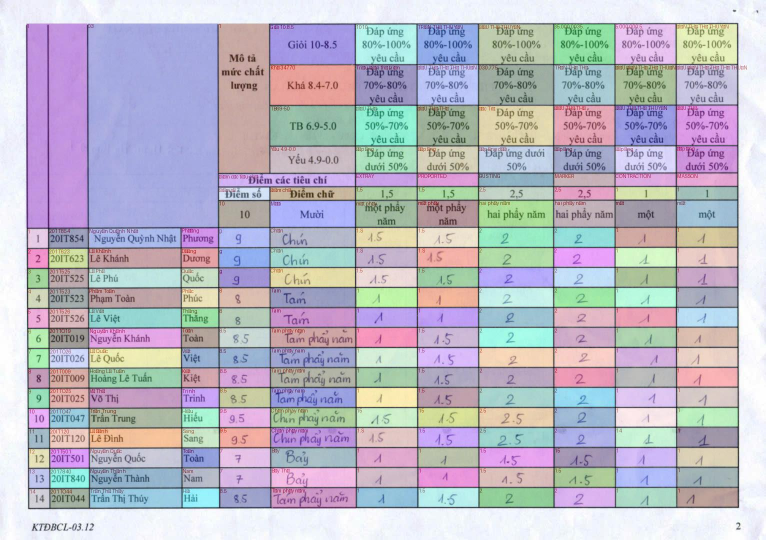
#> input picture image_color/0102184da2e04a0586d398a98fe0f1c4.jpg, 1532 x 1080 px (shown at 1/2 size)
$ python -i imageprocessing.py   (imports and definitions only)
#> lines starting #> are read from the running program, lines starting #| are printed output that depends on the picture
import cv2
import numpy as np

def enhance_text_image(image):
    img = np.array(image)

    if len(img.shape) == 2:
        gray = img
    elif img.shape[2] == 1:
        gray = img[:, :, 0]
    else:
        gray = cv2.cvtColor(img, cv2.COLOR_RGB2GRAY)
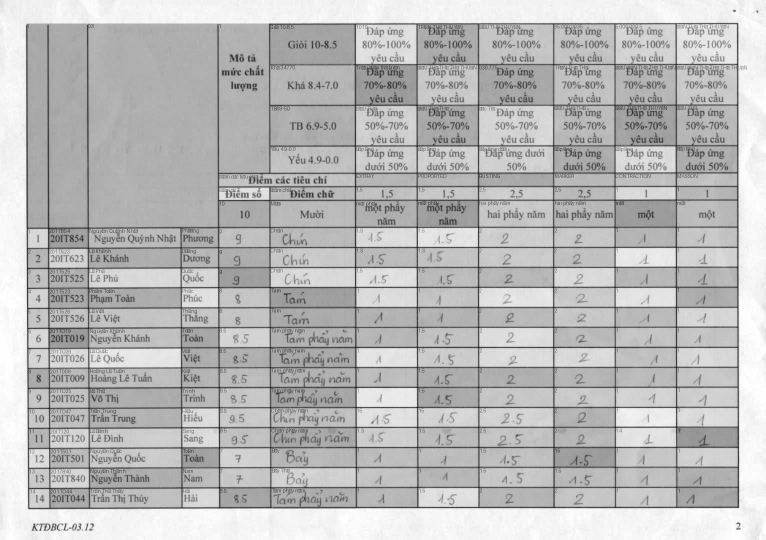
#> gray: shape (1080, 1532) (shown at 1/2 size); min 0, max 255, mean 185.7

    clahe = cv2.createCLAHE(clipLimit=2.0, tileGridSize=(4, 4))
    enhanced_contrast = clahe.apply(gray)
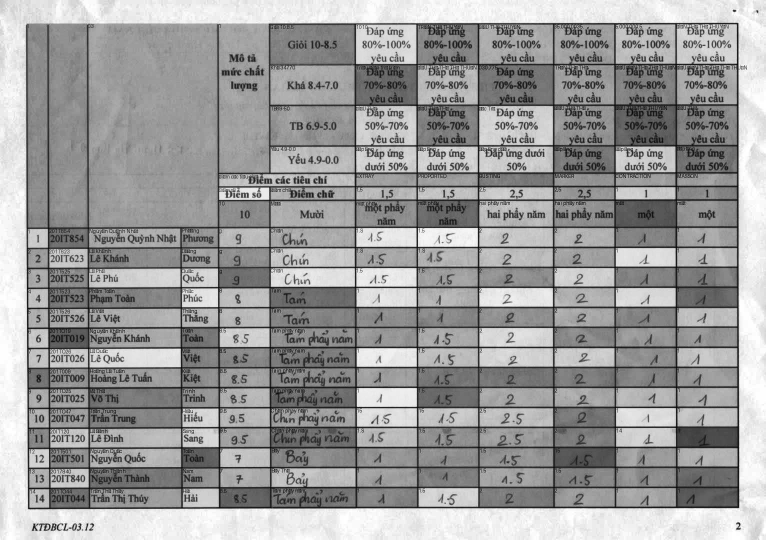
#> enhanced_contrast: shape (1080, 1532) (shown at 1/2 size); min 0, max 255, mean 155.6

    denoised = cv2.GaussianBlur(enhanced_contrast, (3, 3), 0)

    sharp = cv2.addWeighted(denoised, 1.7, cv2.GaussianBlur(denoised, (0, 0), 3), -0.3, 0)
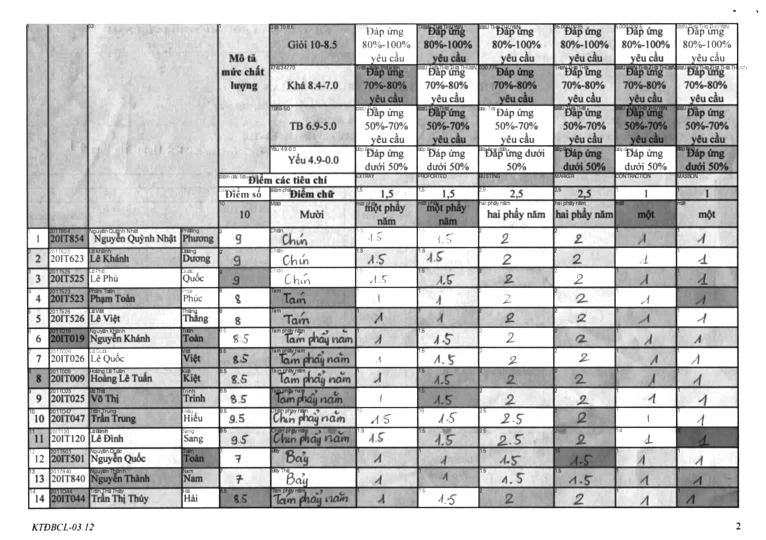
#> sharp: shape (1080, 1532) (shown at 1/2 size); min 0, max 255, mean 199.7

    gamma = 1.3
    gamma_correction = np.array(255 * (sharp / 255) ** gamma, dtype="uint8")
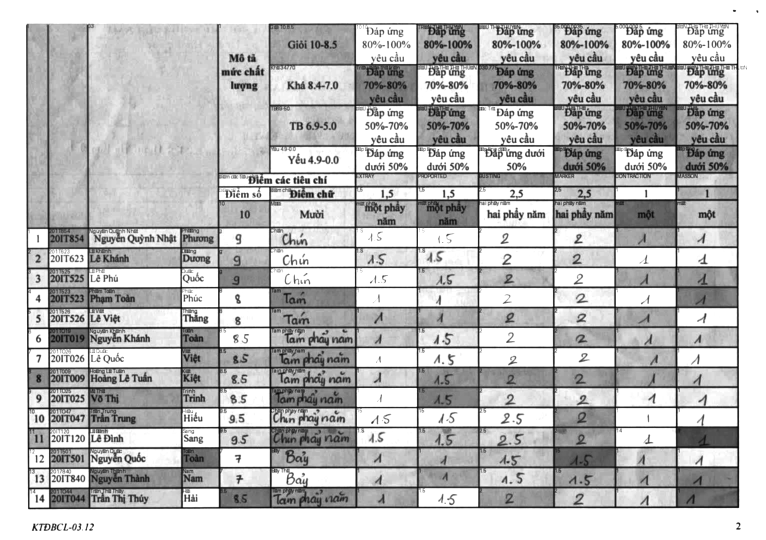
#> gamma_correction: shape (1080, 1532) (shown at 1/2 size); min 0, max 255, mean 189

    gamma_correction = cv2.resize(gamma_correction, None, fx=2, fy=2, interpolation=cv2.INTER_CUBIC)
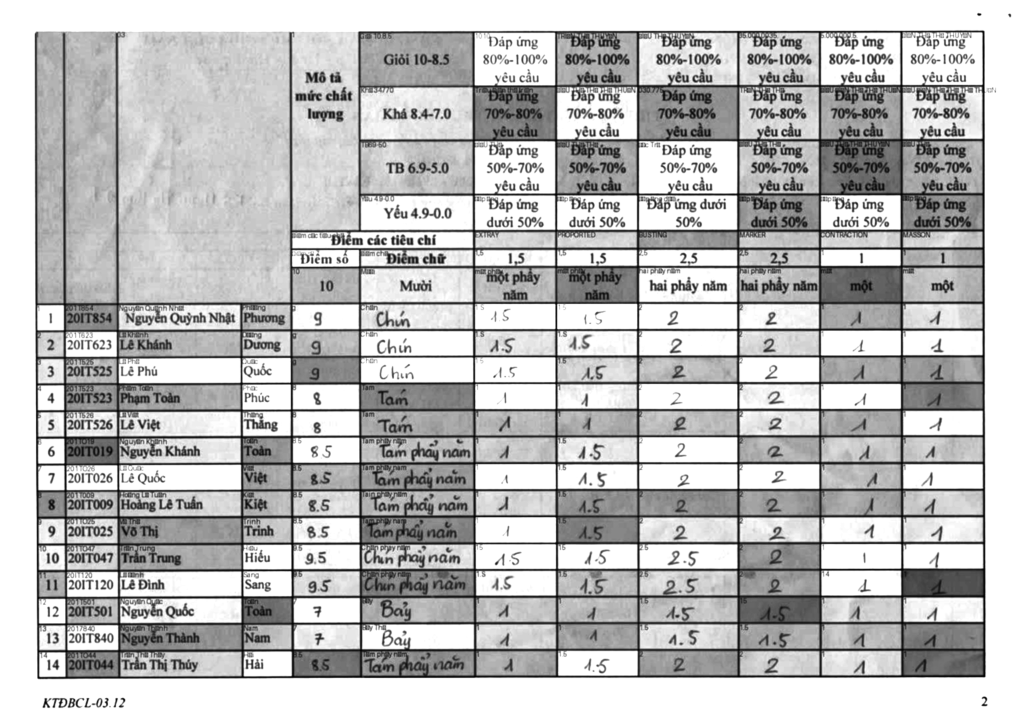
#> gamma_correction: shape (2160, 3064) (shown at 1/3 size); min 0, max 255, mean 188.9

    return gamma_correction

>>> import cv2
>>> picture = cv2.cvtColor(cv2.imread('../image_color/0102184da2e04a0586d398a98fe0f1c4.jpg'), cv2.COLOR_BGR2RGB)
>>> result = enhance_text_image(picture)

$ run again, on image_color/090f3b00ef4949b5a7c836e92efd38b4.jpg
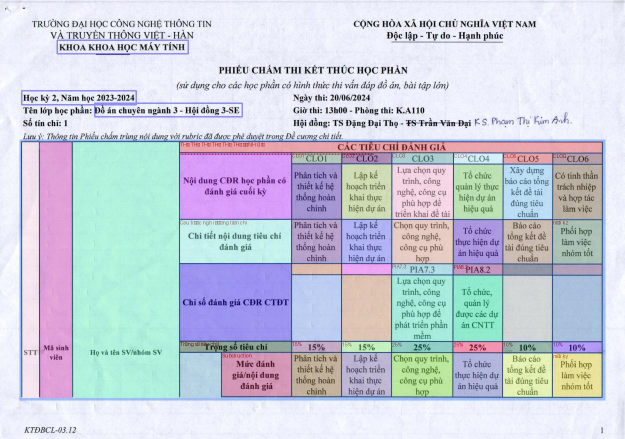
#> input picture image_color/090f3b00ef4949b5a7c836e92efd38b4.jpg, 1249 x 878 px (shown at 1/2 size)
#> in enhance_text_image, `enhanced_contrast = clahe.apply(gray)`:
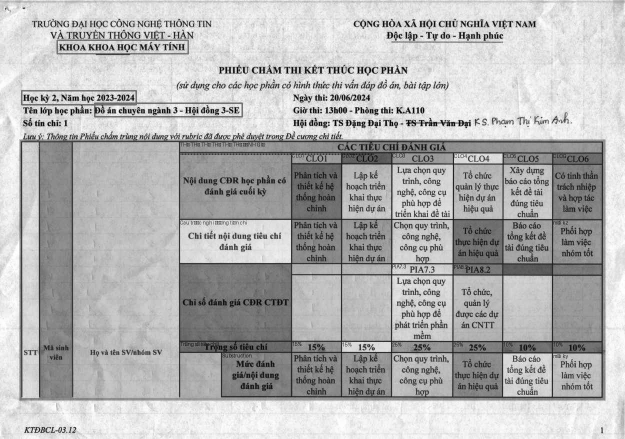
#> enhanced_contrast: shape (878, 1249) (shown at 1/2 size); min 0, max 255, mean 180.7
#> in enhance_text_image, `gamma_correction = cv2.resize(gamma_correction, None, fx=2, fy=2, inte..`:
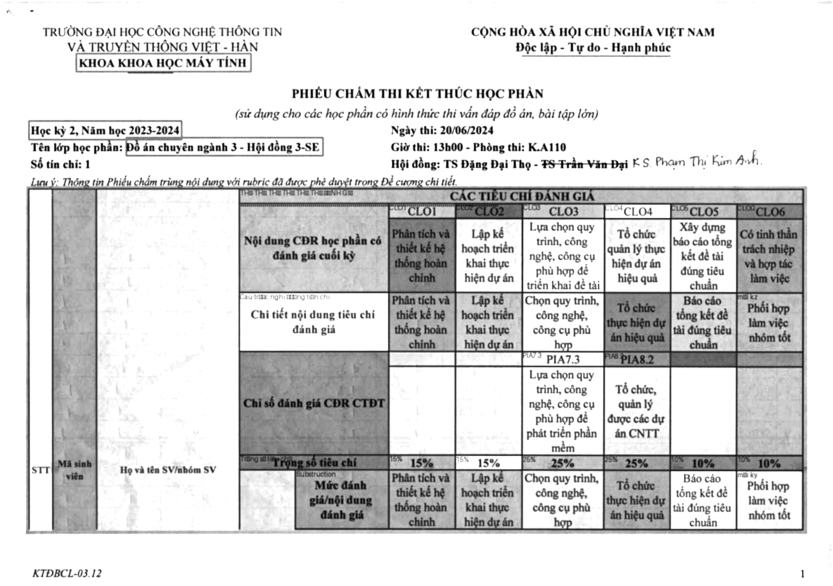
#> gamma_correction: shape (1756, 2498) (shown at 1/3 size); min 0, max 255, mean 215.7

$ run again, on image_color/0d0bc03a91434add9845b9b5e175664e.jpg
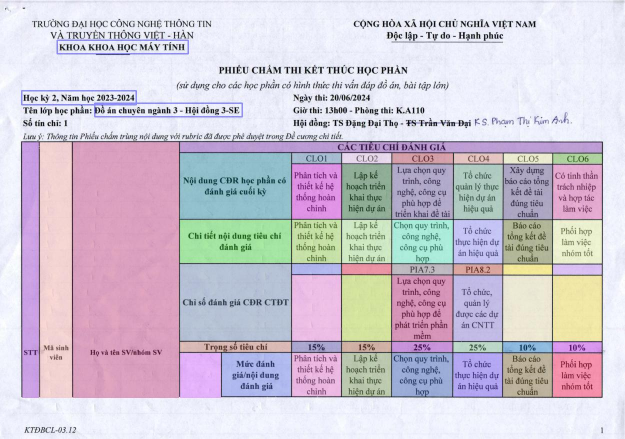
#> input picture image_color/0d0bc03a91434add9845b9b5e175664e.jpg, 1249 x 878 px (shown at 1/2 size)
#> in enhance_text_image, `enhanced_contrast = clahe.apply(gray)`:
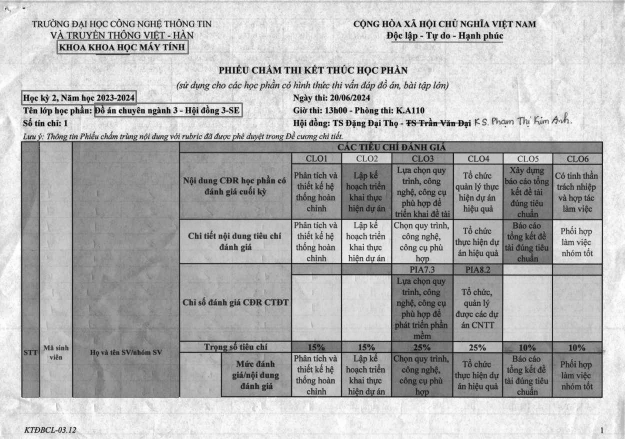
#> enhanced_contrast: shape (878, 1249) (shown at 1/2 size); min 0, max 255, mean 179.2
#> in enhance_text_image, `gamma_correction = cv2.resize(gamma_correction, None, fx=2, fy=2, inte..`:
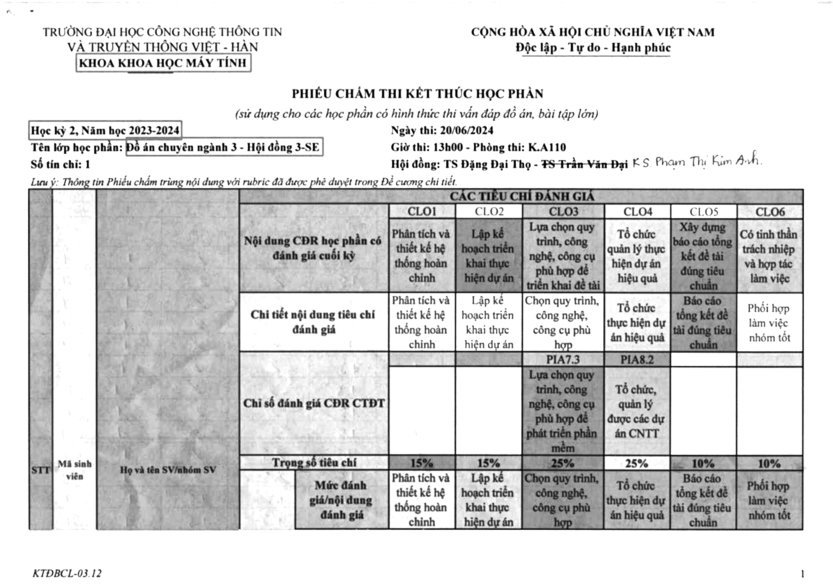
#> gamma_correction: shape (1756, 2498) (shown at 1/3 size); min 0, max 255, mean 213.4

$ run again, on image_color/15b322cf38c44701a6562eeea2b245db.jpg
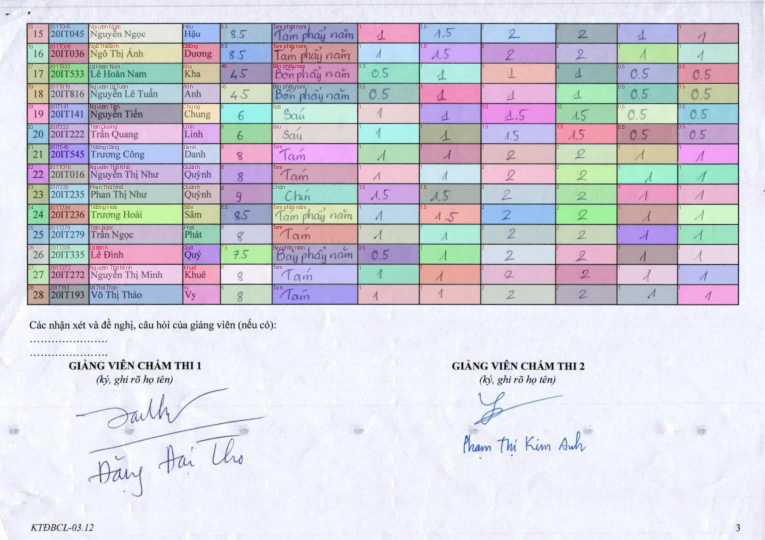
#> input picture image_color/15b322cf38c44701a6562eeea2b245db.jpg, 1530 x 1080 px (shown at 1/2 size)
#> in enhance_text_image, `enhanced_contrast = clahe.apply(gray)`:
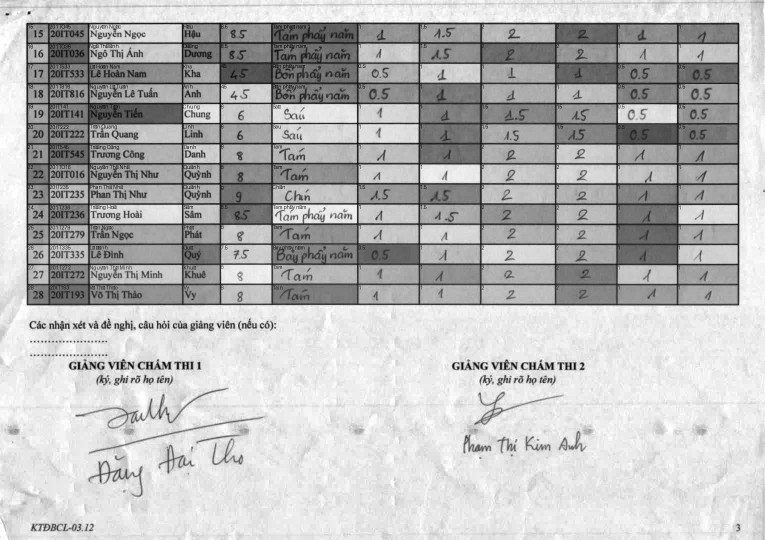
#> enhanced_contrast: shape (1080, 1530) (shown at 1/2 size); min 0, max 255, mean 186
#> in enhance_text_image, `gamma_correction = cv2.resize(gamma_correction, None, fx=2, fy=2, inte..`:
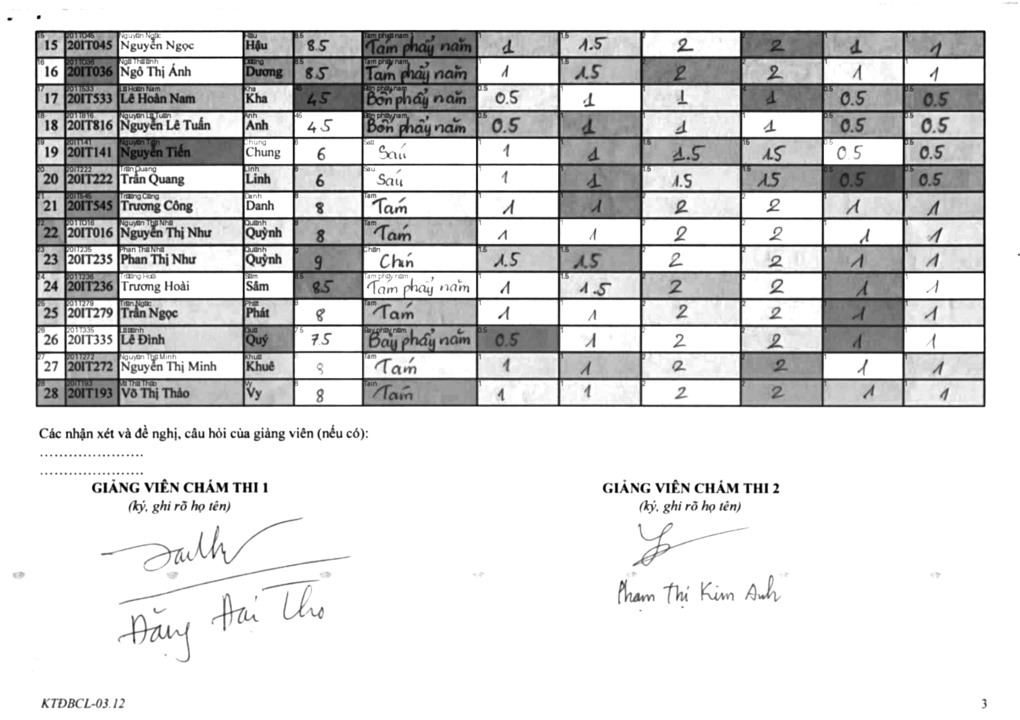
#> gamma_correction: shape (2160, 3060) (shown at 1/3 size); min 0, max 255, mean 215.7
